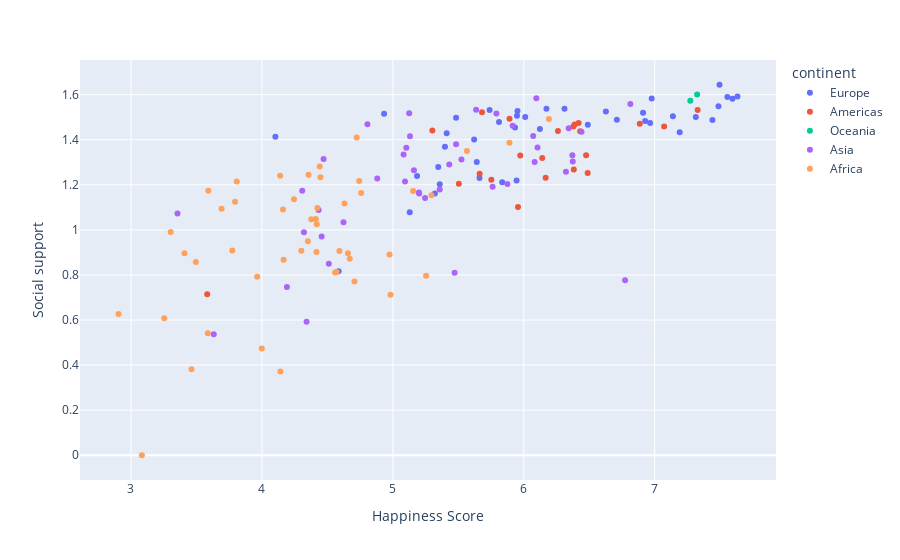

Here is the notebook cell this chart was saved with:
### Code cell
fig3 = px.scatter(data1, x = data1["Happiness Score"], y=data1["Social support"], color=data1["continent"],
        hover_data=["Country"])


fig3

### Figure 1 — Plotly figure (JSON) as saved in the notebook; plotly's stock layout.template omitted (floating-point values rounded to 4 significant figures)
{"data": [{"customdata": [["Finland"], ["Norway"], ["Denmark"], ["Iceland"], ["Switzerland"], ["Netherlands"], ["Sweden"], ["United Kingdom"], ["Austria"], ["Ireland"], ["Germany"], ["Belgium"], ["Luxembourg"], ["Czech Republic"], ["Malta"], ["France"], ["Spain"], ["Slovakia"], ["Poland"], ["Italy"], ["Lithuania"], ["Slovenia"], ["Romania"], ["Latvia"], ["Northern Cyprus"], ["Russia"], ["Estonia"], ["Kosovo"], ["Moldova"], ["Hungary"], ["Belarus"], ["Portugal"], ["Serbia"], ["Greece"], ["Montenegro"], ["Croatia"], ["Macedonia"], ["Bosnia and Herzegovina"], ["Bulgaria"], ["Albania"], ["Ukraine"]], "hovertemplate": "continent=Europe<br>Happiness Score=%{x}<br>Social support=%{y}<br>Country=%{customdata[0]}<extra></extra>", "legendgroup": "Europe", "marker": {"color": "#636efa", "symbol": "circle"}, "mode": "markers", "name": "Europe", "orientation": "v", "showlegend": true, "type": "scatter", "x": [7.632, 7.594, 7.555, 7.495, 7.487, 7.441, 7.314, 7.191, 7.139, 6.977, 6.965, 6.927, 6.911, 6.711, 6.627, 6.489, 6.311, 6.173, 6.123, 6.011, 5.952, 5.948, 5.945, 5.933, 5.835, 5.811, 5.739, 5.662, 5.641, 5.621, 5.483, 5.411, 5.398, 5.358, 5.347, 5.321, 5.185, 5.129, 4.933, 4.586, 4.103], "xaxis": "x", "y": [1.592, 1.582, 1.59, 1.644, 1.549, 1.488, 1.501, 1.433, 1.504, 1.583, 1.474, 1.483, 1.52, 1.489, 1.525, 1.466, 1.538, 1.537, 1.448, 1.501, 1.527, 1.506, 1.219, 1.454, 1.211, 1.479, 1.532, 1.23, 1.301, 1.401, 1.498, 1.429, 1.369, 1.202, 1.279, 1.161, 1.239, 1.078, 1.515, 0.817, 1.413], "yaxis": "y"}, {"customdata": [["Canada"], ["Costa Rica"], ["United States"], ["Mexico"], ["Chile"], ["Panama"], ["Brazil"], ["Argentina"], ["Guatemala"], ["Uruguay"], ["Colombia"], ["El Salvador"], ["Nicaragua"], ["Ecuador"], ["Belize"], ["Jamaica"], ["Bolivia"], ["Paraguay"], ["Peru"], ["Honduras"], ["Dominican Republic"], ["Haiti"]], "hovertemplate": "continent=Americas<br>Happiness Score=%{x}<br>Social support=%{y}<br>Country=%{customdata[0]}<extra></extra>", "legendgroup": "Americas", "marker": {"color": "#EF553B", "symbol": "circle"}, "mode": "markers", "name": "Americas", "orientation": "v", "showlegend": true, "type": "scatter", "x": [7.328, 7.072, 6.886, 6.488, 6.476, 6.431, 6.419, 6.388, 6.382, 6.379, 6.261, 6.167, 6.141, 5.973, 5.956, 5.891, 5.752, 5.681, 5.663, 5.504, 5.302, 3.582], "xaxis": "x", "y": [1.532, 1.459, 1.471, 1.252, 1.331, 1.438, 1.474, 1.468, 1.268, 1.459, 1.439, 1.231, 1.319, 1.33, 1.101, 1.493, 1.223, 1.522, 1.249, 1.205, 1.441, 0.714], "yaxis": "y"}, {"customdata": [["New Zealand"], ["Australia"]], "hovertemplate": "continent=Oceania<br>Happiness Score=%{x}<br>Social support=%{y}<br>Country=%{customdata[0]}<extra></extra>", "legendgroup": "Oceania", "marker": {"color": "#00cc96", "symbol": "circle"}, "mode": "markers", "name": "Oceania", "orientation": "v", "showlegend": true, "type": "scatter", "x": [7.324, 7.272], "xaxis": "x", "y": [1.601, 1.573], "yaxis": "y"}, {"customdata": [["Israel"], ["United Arab Emirates"], ["Taiwan"], ["Qatar"], ["Saudi Arabia"], ["Singapore"], ["Malaysia"], ["Bahrain"], ["Uzbekistan"], ["Kuwait"], ["Thailand"], ["Japan"], ["South Korea"], ["Kazakhstan"], ["Cyprus"], ["Turkmenistan"], ["Philippines"], ["Turkey"], ["Pakistan"], ["Hong Kong"], ["Lebanon"], ["China"], ["Azerbaijan"], ["Tajikistan"], ["Jordan"], ["Kyrgyzstan"], ["Mongolia"], ["Vietnam"], ["Indonesia"], ["Bhutan"], ["Nepal"], ["Venezuela"], ["Laos"], ["Bangladesh"], ["Sri Lanka"], ["Iraq"], ["Cambodia"], ["Georgia"], ["Armenia"], ["Myanmar"], ["India"], ["Afghanistan"], ["Yemen"]], "hovertemplate": "continent=Asia<br>Happiness Score=%{x}<br>Social support=%{y}<br>Country=%{customdata[0]}<extra></extra>", "legendgroup": "Asia", "marker": {"color": "#ab63fa", "symbol": "circle"}, "mode": "markers", "name": "Asia", "orientation": "v", "showlegend": true, "type": "scatter", "x": [6.814, 6.774, 6.441, 6.374, 6.371, 6.343, 6.322, 6.105, 6.096, 6.083, 6.072, 5.915, 5.875, 5.791, 5.762, 5.636, 5.524, 5.483, 5.472, 5.431, 5.358, 5.246, 5.201, 5.199, 5.161, 5.131, 5.125, 5.103, 5.093, 5.082, 4.881, 4.806, 4.623, 4.511, 4.471, 4.456, 4.433, 4.341, 4.321, 4.308, 4.191, 3.632, 3.355], "xaxis": "x", "y": [1.559, 0.776, 1.436, 1.303, 1.331, 1.451, 1.258, 1.366, 1.584, 1.301, 1.417, 1.462, 1.204, 1.516, 1.191, 1.533, 1.312, 1.38, 0.81, 1.29, 1.179, 1.142, 1.161, 1.166, 1.265, 1.416, 1.517, 1.365, 1.215, 1.335, 1.228, 1.469, 1.034, 0.85, 1.314, 0.971, 1.088, 0.592, 0.99, 1.174, 0.747, 0.537, 1.073], "yaxis": "y"}, {"customdata": [["Trinidad & Tobago"], ["Mauritius"], ["Libya"], ["Algeria"], ["Morocco"], ["Nigeria"], ["Somalia"], ["Cameroon"], ["Gabon"], ["Palestinian Territories"], ["South Africa"], ["Iran"], ["Ivory Coast"], ["Ghana"], ["Senegal"], ["Tunisia"], ["Sierra Leone"], ["Congo (Brazzaville)"], ["Mali"], ["Namibia"], ["Burkina Faso"], ["Egypt"], ["Mozambique"], ["Kenya"], ["Zambia"], ["Mauritania"], ["Ethiopia"], ["Chad"], ["Congo (Kinshasa)"], ["Niger"], ["Uganda"], ["Benin"], ["Sudan"], ["Togo"], ["Guinea"], ["Lesotho"], ["Angola"], ["Madagascar"], ["Zimbabwe"], ["Botswana"], ["Malawi"], ["Liberia"], ["Syria"], ["Rwanda"], ["Tanzania"], ["South Sudan"], ["Central African Republic"], ["Burundi"]], "hovertemplate": "continent=Africa<br>Happiness Score=%{x}<br>Social support=%{y}<br>Country=%{customdata[0]}<extra></extra>", "legendgroup": "Africa", "marker": {"color": "#FFA15A", "symbol": "circle"}, "mode": "markers", "name": "Africa", "orientation": "v", "showlegend": true, "type": "scatter", "x": [6.192, 5.891, 5.566, 5.295, 5.254, 5.155, 4.982, 4.975, 4.758, 4.743, 4.724, 4.707, 4.671, 4.657, 4.631, 4.592, 4.571, 4.559, 4.447, 4.441, 4.424, 4.419, 4.417, 4.411, 4.377, 4.356, 4.351, 4.301, 4.245, 4.166, 4.161, 4.141, 4.139, 3.999, 3.964, 3.808, 3.795, 3.774, 3.692, 3.591, 3.587, 3.495, 3.462, 3.408, 3.303, 3.254, 3.083, 2.905], "xaxis": "x", "y": [1.492, 1.387, 1.35, 1.154, 0.797, 1.172, 0.712, 0.891, 1.164, 1.217, 1.41, 0.771, 0.872, 0.896, 1.117, 0.906, 0.813, 0.811, 1.233, 1.281, 1.097, 1.025, 0.902, 1.048, 1.047, 1.245, 0.95, 0.907, 1.136, 0.867, 1.09, 0.372, 1.24, 0.474, 0.792, 1.215, 1.125, 0.908, 1.094, 1.174, 0.541, 0.858, 0.382, 0.896, 0.991, 0.608, 0, 0.627], "yaxis": "y"}], "layout": {"legend": {"title": {"text": "continent"}, "tracegroupgap": 0}, "margin": {"t": 60}, "xaxis": {"anchor": "y", "domain": [0, 1], "title": {"text": "Happiness Score"}}, "yaxis": {"anchor": "x", "domain": [0, 1], "title": {"text": "Social support"}}}}
